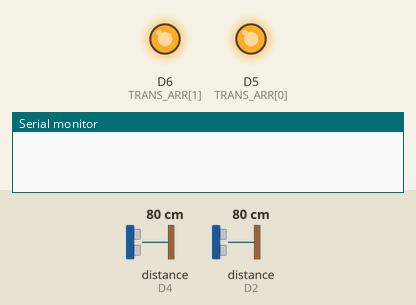
Recording of a program running on a simulated ESP8266 (Wemos D1 mini). On the bench: output pins drawn as LEDs (lit = HIGH), the last lines printed to the serial monitor. Inputs (shaded band) come from the test bench; at power-on: distance to the obstacle (sensors on D4, D2) 80 cm. The echo pulse lasts 58.3 µs per cm.

Above: at 2.6 s.
At 7.6 s:
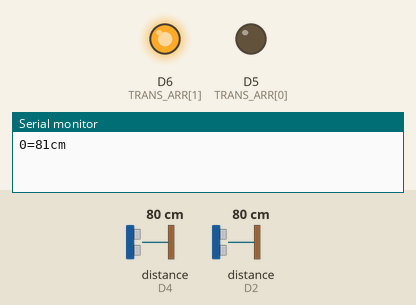
Timing chart, 0 to 11.7 s (numbered marks = the images above):
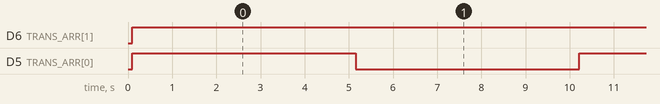

Measured:
- by itself, D6 (TRANS_ARR[1]): LOW → HIGH at 0.10 s
- by itself, D5 (TRANS_ARR[0]): alternates HIGH for 5.1 s and LOW for 5.1 s
- by itself, everything shown: repeats every 10.1 s, in 3 steps

The program:

main.cpp
```cpp
// ---------------------------------------------------------------------------
// Example NewPing library sketch that pings 3 sensors 20 times a second.
// ---------------------------------------------------------------------------
#include <Arduino.h>
#include <NewPing.h>

#define SONAR_NUM 2      // Number of sensors.
#define MAX_DISTANCE 200 // Maximum distance (in cm) to ping.
const byte TRANS_ARR[] = {D5,D6}; //Transistors array used to turn off sensors while not using them

NewPing sonar[SONAR_NUM] = {   // Sensor object array.
  NewPing(D1, D2, MAX_DISTANCE), // Each sensor's trigger pin, echo pin, and max distance to ping.
  NewPing(D3, D4, MAX_DISTANCE)
};

void setup() {
  Serial.begin(115200); // Open serial monitor at 115200 baud to see ping results.
  for (uint8_t i = 0; i < SONAR_NUM; i++) {
      pinMode(TRANS_ARR[i], OUTPUT);
      delay(50);
  }
}

void loop() {
  for (uint8_t i = 0; i < SONAR_NUM; i++) { //Turns on sensors
        digitalWrite(TRANS_ARR[i], HIGH);
  }
  for (uint8_t i = 0; i < SONAR_NUM; i++) { // Loop through each sensor and display results.
    delay(50); // Wait 50ms between pings (about 20 pings/sec). 29ms should be the shortest delay between pings.
    digitalWrite(TRANS_ARR[i], HIGH);
    delay(5000);
    Serial.print(i);
    Serial.print("=");
    Serial.print(sonar[i].ping_cm());
    Serial.print("cm ");
    digitalWrite(TRANS_ARR[i], LOW);
  }
  Serial.println();
  for (uint8_t i = 0; i < SONAR_NUM; i++) { //Turns of sensors
        digitalWrite(TRANS_ARR[i], LOW);
  }
}
```
